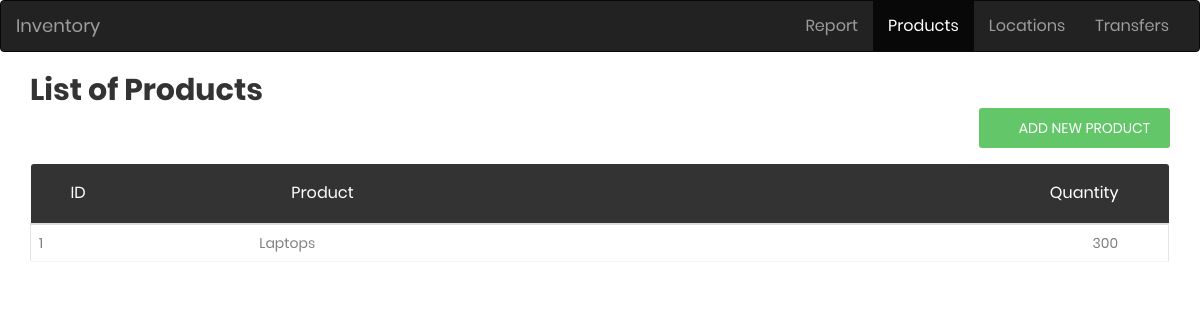
/products, run on an earlier commit of the app's database.
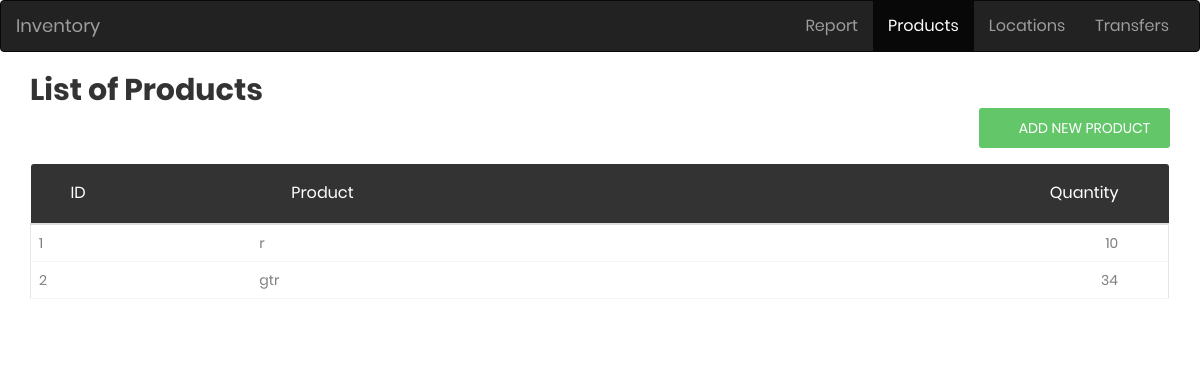
And on a later commit of the database.
### tables this page shows
CREATE TABLE product (
    prod_id INTEGER PRIMARY KEY AUTOINCREMENT,
    prod_name TEXT NOT NULL UNIQUE,
    qty INTEGER
);

### app.py (the view, shortened to what this page needs)
@app.route('/products', methods=('GET', 'POST'))
def products():
    conn = get_db_connection()
    product = conn.execute('SELECT * FROM product').fetchall()
    conn.close()
    return render_template('products.html', product=product)

### app.py (called while the page is built)
def get_db_connection():
    conn = sqlite3.connect('database.db')
    conn.row_factory = sqlite3.Row
    return conn

### templates/products.html (shortened to what this page needs)
{% extends 'base.html' %}
{% block content %}
    <nav class="navbar navbar-inverse">
        <div class="container-fluid">
          <div class="navbar-header">
            <a class="navbar-brand" href="#">Inventory</a>
          </div>
          <ul class="nav navbar-nav" style="float:right">
    <li class=" nav-item"><a href="/">Report</a></li>
          <li class="active" ><a class="nav-item" href="products">Products</a></li>
          <li><a class="nav-item" href="locationn">Locations</a></li>
          <li><a class="nav-item" href="transfers">Transfers</a></li>
          </ul>
        </div>
      </nav>
      <div class="container">
    <h2> List of Products</h2>
    <div style="float:right">
        <a href="#addModal" class="au-btn au-btn-icon au-btn--green au-btn--small" data-toggle="modal"><i class="zmdi zmdi-plus"></i> <span>Add New Product</span></a>
    </div>
    <br>
    <div class="row m-t-30">
        <div class="col-md-12">
            <div class="table-responsive m-b-40">
                <table class="table table-borderless table-data3">
                    <thead>
                        <tr>
                            <th>ID</th>
                            <th>Product</th>
                            <th>Quantity</th>
                        </tr>
                    </thead>
                    <tbody>
                        {% for i in product %}
                        <tr>
                            <td>{{ i['prod_id'] }}</td>
                            <td>{{ i['prod_name'] }}</td>
                            <td>{{ i['qty'] }}</td>
                        </tr>
                        {% endfor %}
                    </tbody>
                </table>
            </div>
        </div>
    </div>
</div>
{% endblock %}

What changed in the data, as far as the page shows it:
changed product id 1: prod_name "Laptops" → "r"; qty "300" → "10"
added product: prod_id "2", prod_name "gtr", qty "34"
